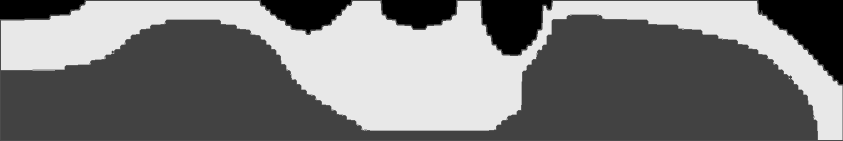
#> input picture 260418 拓扑优化读取和重建/part_nonsup_profile_preview.png, 1686 x 281 px (shown at 1/2 size); its folder holds only this picture in this run
$ python getpng_androtate.py --input part_nonsup_profile_preview.png
#> lines starting #> are read from the running program, lines starting #| are printed output that depends on the picture; after the words box and inside, x2 and y2 are one past the last pixel; in counts of white or black regions, pixels touching at a corner belong together
import argparse
from pathlib import Path

import cv2
import gmsh
import numpy as np
from scipy.interpolate import splprep, splev


def read_grayscale(path):
    path = Path(path)
    data = np.fromfile(str(path), dtype=np.uint8)
    image = cv2.imdecode(data, cv2.IMREAD_GRAYSCALE)
    if image is None:
        raise FileNotFoundError(f"Cannot read image: {path}")
    return image


# [6 lines left out: function write_png, not called in this run]


def preprocess(image, threshold=200, invert=False, smooth=3, mirror=False):
    if smooth > 0:
        k = smooth if smooth % 2 == 1 else smooth + 1
        image = cv2.GaussianBlur(image, (k, k), 0)

    if invert:
        _, binary = cv2.threshold(image, threshold, 255, cv2.THRESH_BINARY)
    else:
        _, binary = cv2.threshold(image, threshold, 255, cv2.THRESH_BINARY_INV)

    if mirror:
        binary = binary[:, binary.shape[1] // 2:]

    kernel = cv2.getStructuringElement(cv2.MORPH_ELLIPSE, (3, 3))
    binary = cv2.morphologyEx(binary, cv2.MORPH_CLOSE, kernel, iterations=2)
    return binary


def extract_main_contour(binary, min_area_ratio=0.01, simplify_eps=1.0):
    contours, _ = cv2.findContours(binary, cv2.RETR_EXTERNAL, cv2.CHAIN_APPROX_NONE)
    if not contours:
        raise ValueError("No contours found")

    total_area = binary.shape[0] * binary.shape[1]
    min_area = total_area * min_area_ratio
    valid = [c for c in contours if cv2.contourArea(c) > min_area]
    if not valid:
        raise ValueError(f"No contour is larger than {min_area:.0f} px^2")

    contour = max(valid, key=cv2.contourArea)
    if simplify_eps > 0:
        contour = cv2.approxPolyDP(contour, simplify_eps, True)

    contour = contour.squeeze().astype(float)
    if contour.ndim != 2:
        raise ValueError("Extracted contour is invalid")
    return contour


def extract_main_edge_centers(binary, min_area_ratio=0.01):
    """Use every outer edge cell center as a control point for smoothing."""
    return extract_main_contour(
        binary,
        min_area_ratio=min_area_ratio,
        simplify_eps=0.0,
    )


def extract_upper_edge(binary, simplify_eps=1.0):
    material = binary > 0
    xs = np.flatnonzero(material.any(axis=0))
    if xs.size == 0:
        raise ValueError("No black/material pixels found")

    upper_y = np.array([np.flatnonzero(material[:, x])[0] for x in xs], dtype=float)
    upper = np.column_stack([xs.astype(float), upper_y])

    if simplify_eps > 0 and len(upper) > 2:
        approx = cv2.approxPolyDP(
            upper.astype(np.float32).reshape(-1, 1, 2),
            simplify_eps,
            False,
        )
        upper = approx.reshape(-1, 2).astype(float)

    return upper


def extract_upper_edge_centers(binary):
    """Use every upper edge cell center as a control point for smoothing."""
    material = binary > 0
    xs = np.flatnonzero(material.any(axis=0))
    if xs.size == 0:
        raise ValueError("No black/material pixels found")

    upper_y = np.array([np.flatnonzero(material[:, x])[0] for x in xs], dtype=float)
    return np.column_stack([xs.astype(float), upper_y])


def points_to_physical(points_px, img_shape, width_mm, height_mm):
    h_px, w_px = img_shape[:2]
    sx = width_mm / w_px
    sy = height_mm / h_px

    physical = np.zeros_like(points_px, dtype=float)
    physical[:, 0] = points_px[:, 0] * sx
    physical[:, 1] = (h_px - points_px[:, 1]) * sy
    return physical


def remove_consecutive_duplicates(points, tol=1e-9):
    cleaned = [points[0]]
    for point in points[1:]:
        if np.linalg.norm(point - cleaned[-1]) > tol:
            cleaned.append(point)
    if len(cleaned) > 1 and np.linalg.norm(cleaned[0] - cleaned[-1]) <= tol:
        cleaned.pop()
    return np.array(cleaned, dtype=float)


def build_nonsup_profile(upper_edge_phys, width_mm):
    upper = upper_edge_phys[np.argsort(upper_edge_phys[:, 0])]
    right_x = float(width_mm)

    points = [
        [0.0, 0.0],
        [right_x, 0.0],
        [right_x, float(upper[-1, 1])],
    ]

    if upper[-1, 0] < right_x:
        points.append([float(upper[-1, 0]), float(upper[-1, 1])])

    points.extend([p.tolist() for p in upper[::-1]])

    if upper[0, 0] > 0:
        points.append([0.0, float(upper[0, 1])])

    return remove_consecutive_duplicates(np.array(points, dtype=float))


def fit_nurbs_like_curve(points, closed=False, sample_count=800, smoothing_rms=0.75):
    """Fit a cubic B-spline; this is a NURBS curve with all weights equal to 1."""
    points = remove_consecutive_duplicates(np.asarray(points, dtype=float))
    if len(points) < 4:
        return points

    k = min(3, len(points) - 1)
    s = max(0.0, float(smoothing_rms)) ** 2 * len(points)

    try:
        tck, _ = splprep(
            [points[:, 0], points[:, 1]],
            s=s,
            per=bool(closed),
            k=k,
        )
        u_new = np.linspace(
            0.0,
            1.0,
            max(int(sample_count), 8),
            endpoint=not closed,
        )
        x_new, y_new = splev(u_new, tck)
        fitted = np.column_stack([x_new, y_new])
        fitted[:, 0] = np.maximum(fitted[:, 0], 0.0)
        return remove_consecutive_duplicates(fitted)
    except Exception as exc:
        print(f"spline fitting failed, using original points: {exc}")
        return points


# [45 lines left out: functions add_line_sequence, add_closed_spline_sequence, not called in this run]


def export_revolved_step(profile_points, output_path, angle_deg=360, use_spline=False):
    output_path = Path(output_path)
    gmsh.initialize()
    try:
        gmsh.model.add(output_path.stem)
        profile_points = remove_consecutive_duplicates(np.asarray(profile_points, dtype=float))

        point_tags = [
            gmsh.model.occ.addPoint(float(x), float(y), 0.0)
            for x, y in profile_points
        ]

        if use_spline and len(point_tags) >= 4:
            line_tags = add_closed_spline_sequence(point_tags)
        else:
            line_tags = add_line_sequence(point_tags)

        loop = gmsh.model.occ.addCurveLoop(line_tags)
        surface = gmsh.model.occ.addPlaneSurface([loop])

        angle_rad = float(angle_deg) * np.pi / 180.0
        gmsh.model.occ.revolve([(2, surface)], 0, 0, 0, 0, 1, 0, angle_rad)
        gmsh.model.occ.synchronize()
        gmsh.write(str(output_path))
    finally:
        gmsh.finalize()


def export_nonsup_revolved_step(upper_edge_phys, output_path, width_mm,
                                angle_deg=360, use_top_spline=False):
    output_path = Path(output_path)
    upper = upper_edge_phys[np.argsort(upper_edge_phys[:, 0])]
    upper = remove_consecutive_duplicates(upper)
    right_x = float(width_mm)

    gmsh.initialize()
    try:
        gmsh.model.add(output_path.stem)

        bottom_left = gmsh.model.occ.addPoint(0.0, 0.0, 0.0)
        bottom_right = gmsh.model.occ.addPoint(right_x, 0.0, 0.0)
        right_top = gmsh.model.occ.addPoint(right_x, float(upper[-1, 1]), 0.0)

        curve_tags = [
            gmsh.model.occ.addLine(bottom_left, bottom_right),
            gmsh.model.occ.addLine(bottom_right, right_top),
        ]

        top_tags = []
        if upper[-1, 0] < right_x:
            upper_right = gmsh.model.occ.addPoint(
                float(upper[-1, 0]),
                float(upper[-1, 1]),
                0.0,
            )
            curve_tags.append(gmsh.model.occ.addLine(right_top, upper_right))
            top_tags.append(upper_right)
        else:
            top_tags.append(right_top)

        for x, y in upper[-2::-1]:
            top_tags.append(gmsh.model.occ.addPoint(float(x), float(y), 0.0))

        if use_top_spline and len(top_tags) >= 4:
            curve_tags.append(gmsh.model.occ.addSpline(top_tags))
        else:
            for i in range(len(top_tags) - 1):
                curve_tags.append(gmsh.model.occ.addLine(top_tags[i], top_tags[i + 1]))

        curve_tags.append(gmsh.model.occ.addLine(top_tags[-1], bottom_left))

        loop = gmsh.model.occ.addCurveLoop(curve_tags)
        surface = gmsh.model.occ.addPlaneSurface([loop])

        angle_rad = float(angle_deg) * np.pi / 180.0
        gmsh.model.occ.revolve([(2, surface)], 0, 0, 0, 0, 1, 0, angle_rad)
        gmsh.model.occ.synchronize()
        gmsh.write(str(output_path))
    finally:
        gmsh.finalize()


# [20 lines left out: function save_profile_preview, not called in this run]


def output_with_suffix(output_path, suffix):
    output_path = Path(output_path)
    return output_path.with_name(f"{output_path.stem}{suffix}{output_path.suffix}")


def main():
    script_dir = Path(__file__).resolve().parent

    parser = argparse.ArgumentParser()
    parser.add_argument("-i", "--input", default=str(script_dir / "image.png"))
    parser.add_argument("-o", "--output", default="part.step")
    parser.add_argument("-W", "--width", type=float, default=None)
    parser.add_argument("-H", "--height", type=float, default=None)
    parser.add_argument("--angle", type=float, default=360)
    parser.add_argument("--smooth", type=int, default=3)
    parser.add_argument("--simplify", type=float, default=1.0)
    parser.add_argument("--threshold", type=int, default=200)
    parser.add_argument("--invert", action="store_true")
    parser.add_argument("--mirror", action="store_true")
    parser.add_argument("--min-area", type=float, default=0.01)
    parser.add_argument("--nurbs-points", type=int, default=800)
    parser.add_argument("--nurbs-smoothing", type=float, default=1.75)
    parser.add_argument("--no-preview", action="store_true")
    args = parser.parse_args()

    image = read_grayscale(args.input)
#> in read_grayscale, image is the input picture: shape (281, 1686); min 0, max 232, mean 121
    binary = preprocess(
        image,
        threshold=args.threshold,
        invert=args.invert,
        smooth=args.smooth,
        mirror=args.mirror,
    )
#> in preprocess, `_, binary = cv2.threshold(image, threshold, 255, cv2.THRESH_BINARY_INV)`:
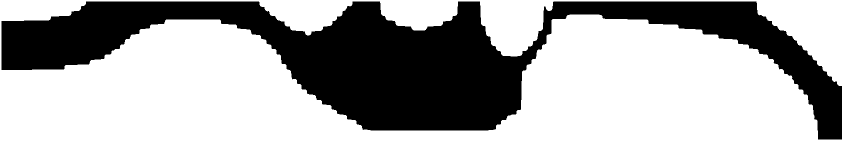
#> binary: shape (281, 1686) (shown at 1/2 size); 63.9% white; 1 black region, box (x1, y1, x2, y2) and area: (3, 3, 1684, 279) 170990
#> in preprocess, `binary = cv2.morphologyEx(binary, cv2.MORPH_CLOSE, kernel, iterations=2)`: binary: shape (281, 1686); 64% white; 1 black region

    if args.width is None:
        args.width = float(binary.shape[1])
#> args.width = 1686
    if args.height is None:
        args.height = float(binary.shape[0])
#> args.height = 281

    contour_px = extract_main_contour(
        binary,
        min_area_ratio=args.min_area,
        simplify_eps=args.simplify,
    )
#> in extract_main_contour, `contours, _ = cv2.findContours(binary, cv2.RETR_EXTERNAL, cv2.CHAIN_AP..`: contours = 1 contour; box (x1, y1, x2, y2) and area: (0, 0, 1686, 281) 471800
#> in extract_main_contour, `valid = [c for c in contours if cv2.contourArea(c) > min_area]`: valid has the same summary as contours
#> in extract_main_contour, `contour = max(valid, key=cv2.contourArea)`: contour = contour of 3930 points, box (x1, y1, x2, y2) (0, 0, 1686, 281), area 471800
#> in extract_main_contour, `contour = cv2.approxPolyDP(contour, simplify_eps, True)`: contour = [[0, 0], [0, 280], [1685, 280], [1685, 0]]
#> contour_px = [[0, 0], [0, 280], [1685, 280], [1685, 0]]
    contour_phys = points_to_physical(
        contour_px,
        binary.shape,
        args.width,
        args.height,
    )
#> contour_phys = [[0, 281], [0, 1], [1685, 1], [1685, 281]]

    upper_edge_px = extract_upper_edge(binary, simplify_eps=args.simplify)
#> in extract_upper_edge, `material = binary > 0`: material: shape (281, 1686) bool; 64% white; 1 black region, box (x1, y1, x2, y2) and area: (3, 3, 1684, 279) 170726
#> in extract_upper_edge, `xs = np.flatnonzero(material.any(axis=0))`: xs = 1686 values from 0 to 1685
#> in extract_upper_edge, `upper_y = np.array([np.flatnonzero(material[:, x])[0] for x in xs], dt..`: upper_y = 1686 values from 0 to 0
#> in extract_upper_edge, `upper = np.column_stack([xs.astype(float), upper_y])`: upper = 1686 pairs, first value 0 to 1685, second value 0 to 0
#> in extract_upper_edge, `approx = cv2.approxPolyDP( upper.astype(np.float32).reshape(-1, 1, 2),..`: approx = [[0, 0], [1685, 0]]
#> upper_edge_px = [[0, 0], [1685, 0]]
    upper_edge_phys = points_to_physical(
        upper_edge_px,
        binary.shape,
        args.width,
        args.height,
    )
#> upper_edge_phys = [[0, 281], [1685, 281]]
    nonsup_profile = build_nonsup_profile(upper_edge_phys, args.width)
#> in build_nonsup_profile, `points = [ [0.0, 0.0], [right_x, 0.0], [right_x, float(upper[-1, 1])], ]`: points = [[0, 0], [1686, 0], [1686, 281]]
#> in remove_consecutive_duplicates, `cleaned = [points[0]]`: cleaned = [[0, 0]]
#> the loop in remove_consecutive_duplicates, `for point in points[1:]:` made 5 passes
#> after the loop in remove_consecutive_duplicates, `for point in points[1:]:`: cleaned = [[0, 0], [1686, 0], [1686, 281], [1685, 281], [0, 281]]
#> nonsup_profile has the same summary as cleaned in remove_consecutive_duplicates

    main_edge_centers_px = extract_main_edge_centers(
        binary,
        min_area_ratio=args.min_area,
    )
#> main_edge_centers_px = 3930 pairs, first value 0 to 1685, second value 0 to 280
    main_edge_centers_phys = points_to_physical(
        main_edge_centers_px,
        binary.shape,
        args.width,
        args.height,
    )
#> main_edge_centers_phys = 3930 pairs, first value 0 to 1685, second value 1 to 281
    upper_edge_centers_px = extract_upper_edge_centers(binary)
#> in extract_upper_edge_centers, `xs = np.flatnonzero(material.any(axis=0))`: xs = 1686 values from 0 to 1685
#> in extract_upper_edge_centers, `upper_y = np.array([np.flatnonzero(material[:, x])[0] for x in xs], dt..`: upper_y = 1686 values from 0 to 0
#> upper_edge_centers_px has the same summary as upper in extract_upper_edge
    upper_edge_centers_phys = points_to_physical(
        upper_edge_centers_px,
        binary.shape,
        args.width,
        args.height,
    )
#> upper_edge_centers_phys = 1686 pairs, first value 0 to 1685, second value 281 to 281
    smooth_contour_phys = fit_nurbs_like_curve(
        main_edge_centers_phys,
        closed=True,
        sample_count=args.nurbs_points,
        smoothing_rms=args.nurbs_smoothing,
    )
#> the loop in remove_consecutive_duplicates (call 2), `for point in points[1:]:` made 3929 passes
#> point on passes 1 to 3: [0, 280], [0, 279], [0, 278]
#> in fit_nurbs_like_curve, `points = remove_consecutive_duplicates(np.asarray(points, dtype=float))`: points has the same summary as main_edge_centers_phys in main
#> in fit_nurbs_like_curve, `k = min(3, len(points) - 1)`: k = 3
#> in fit_nurbs_like_curve, `s = max(0.0, float(smoothing_rms)) ** 2 * len(points)`: s = 12035.6
#> in fit_nurbs_like_curve, `tck, _ = splprep( [points[:, 0], points[:, 1]], s=s, per=bool(closed),..`: tck = 3 items
#> in fit_nurbs_like_curve, `x_new, y_new = splev(u_new, tck)`: x_new = 800 values, max 1689 at index 411, min -3.99 at index 11, mean 842.5; y_new = 800 values, max 282.3 at index 467, min -1.65 at index 68, mean 141
#> in fit_nurbs_like_curve, `fitted = np.column_stack([x_new, y_new])`: fitted = 800 pairs, first value -3.99 to 1689, second value -1.65 to 282.3
#> smooth_contour_phys = 800 pairs, first value 0 to 1689, second value -1.65 to 282.3
    smooth_upper_edge_phys = fit_nurbs_like_curve(
        upper_edge_centers_phys,
        closed=False,
        sample_count=args.nurbs_points,
        smoothing_rms=args.nurbs_smoothing,
    )
#> smooth_upper_edge_phys = 800 pairs, first value 2.84e-12 to 1685, second value 281 to 281
    nonsup_smooth_profile = build_nonsup_profile(smooth_upper_edge_phys, args.width)
#> nonsup_smooth_profile = 803 pairs, first value 0 to 1686, second value 0 to 281

    output_path = Path(args.output)
    nonsup_path = output_with_suffix(output_path, "_nonsup")
    smooth_path = output_with_suffix(output_path, "_smooth")
    nonsup_smooth_path = output_with_suffix(output_path, "_nonsup_smooth")

    print(f"image size: {binary.shape[1]} x {binary.shape[0]} px")
#| image size: 1686 x 281 px
    print(f"physical size: {args.width:.3f} x {args.height:.3f} mm")
#| physical size: 1686.000 x 281.000 mm
    print(f"main contour points: {len(contour_phys)}")
#| main contour points: 4
    print(f"upper edge points: {len(upper_edge_phys)}")
#| upper edge points: 2
    print(f"nonsup profile points: {len(nonsup_profile)}")
#| nonsup profile points: 5
    print(f"smooth main control points: {len(main_edge_centers_phys)}")
#| smooth main control points: 3930
    print(f"smooth upper control points: {len(upper_edge_centers_phys)}")
#| smooth upper control points: 1686
    print(f"smooth main fitted points: {len(smooth_contour_phys)}")
#| smooth main fitted points: 800
    print(f"smooth nonsup profile points: {len(nonsup_smooth_profile)}")
#| smooth nonsup profile points: 803

    export_revolved_step(contour_phys, output_path, args.angle)
#> in export_revolved_step, `profile_points = remove_consecutive_duplicates(np.asarray(profile_poin..`: profile_points = [[0, 281], [0, 1], [1685, 1], [1685, 281]]
#> (the call stopped at in export_revolved_step, `point_tags = [ gmsh.model.occ.addPoint(float(x), float(y), 0.0) for x,..`: gmsh is not available in this run)
    print(f"exported: {output_path}")

    export_nonsup_revolved_step(
        upper_edge_phys,
        nonsup_path,
        args.width,
        args.angle,
        use_top_spline=False,
    )
#> in export_nonsup_revolved_step, `upper = upper_edge_phys[np.argsort(upper_edge_phys[:, 0])]`: upper = [[0, 281], [1685, 281]]
    print(f"exported: {nonsup_path}")

    export_revolved_step(
        smooth_contour_phys,
        smooth_path,
        args.angle,
        use_spline=False,
    )
    print(f"exported: {smooth_path}")

    export_nonsup_revolved_step(
        smooth_upper_edge_phys,
        nonsup_smooth_path,
        args.width,
        args.angle,
        use_top_spline=True,
    )
    print(f"exported: {nonsup_smooth_path}")

    if not args.no_preview:
        output_prefix = str(output_path.with_suffix(""))
        save_profile_preview(
            binary,
            contour_px,
            upper_edge_px,
            nonsup_profile,
            binary.shape,
            args.width,
            args.height,
            output_prefix,
        )
        print(f"preview: {output_prefix}_nonsup_profile_preview.png")


if __name__ == "__main__":
#> (the run stopped early here; a loop or call above may not have finished)
